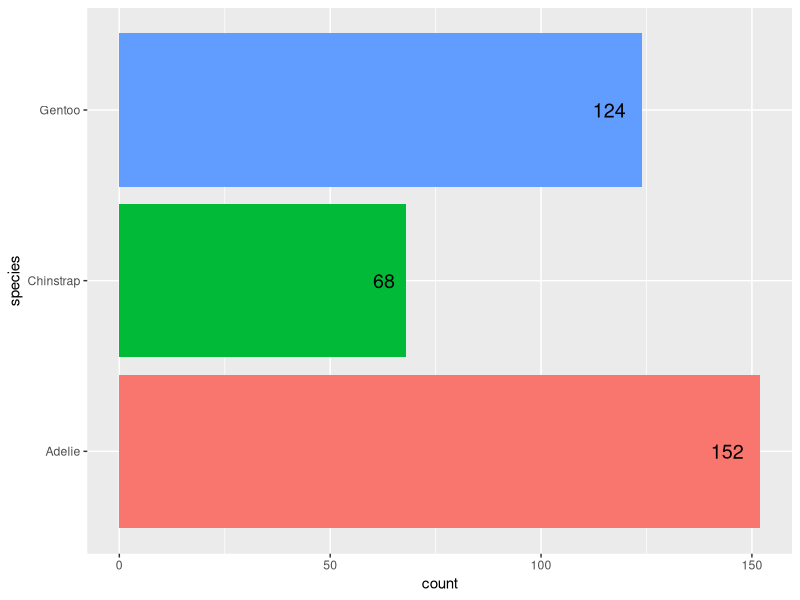
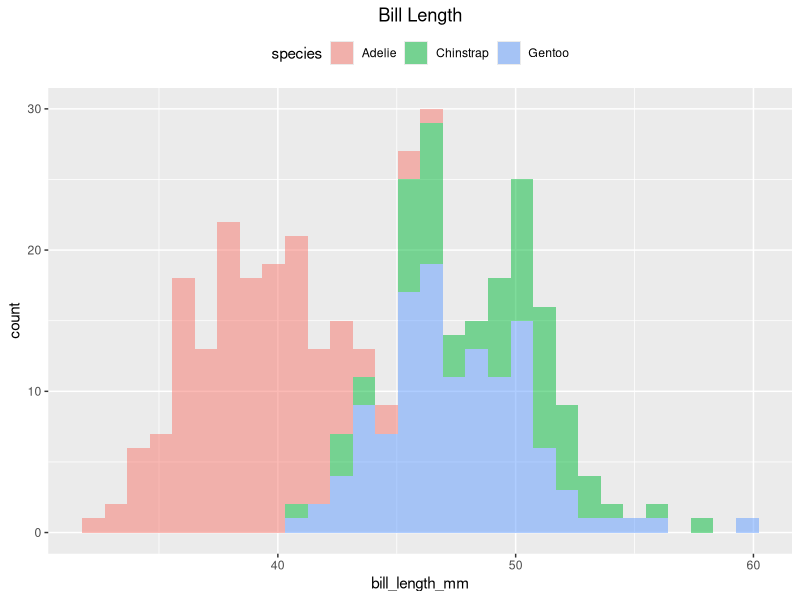
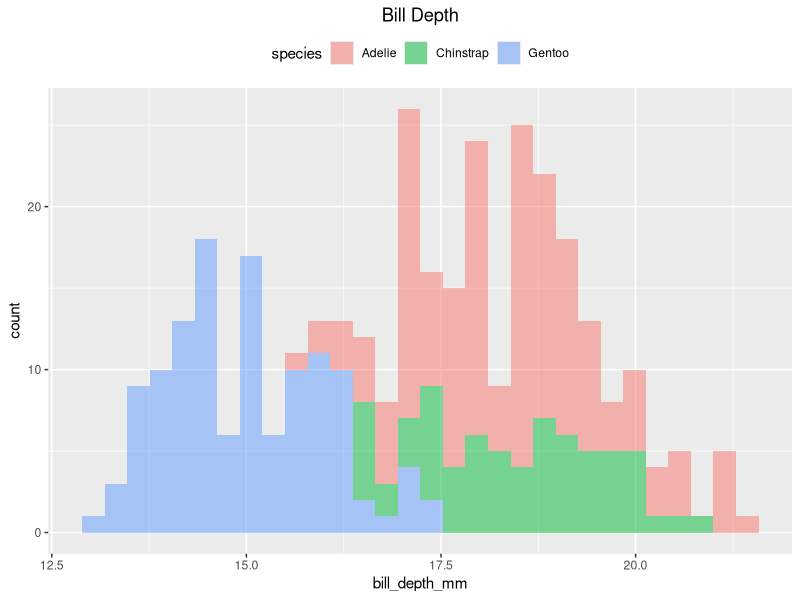
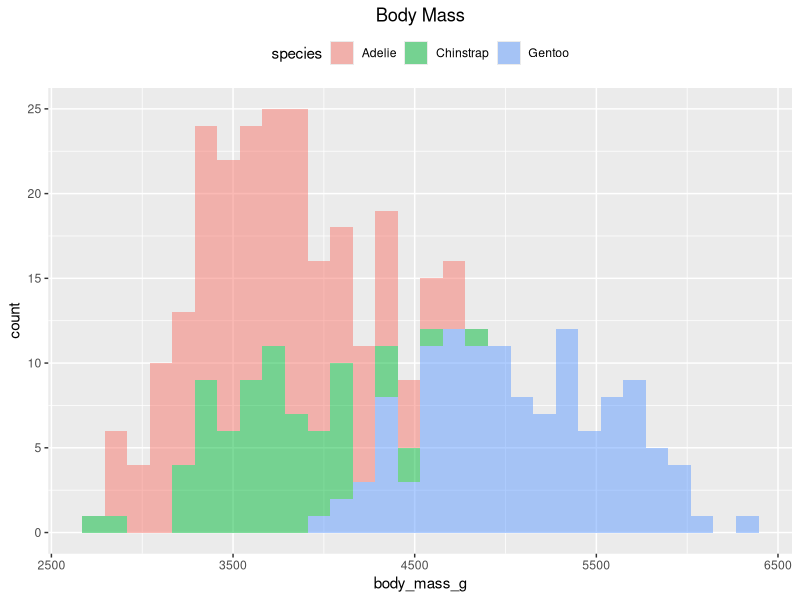
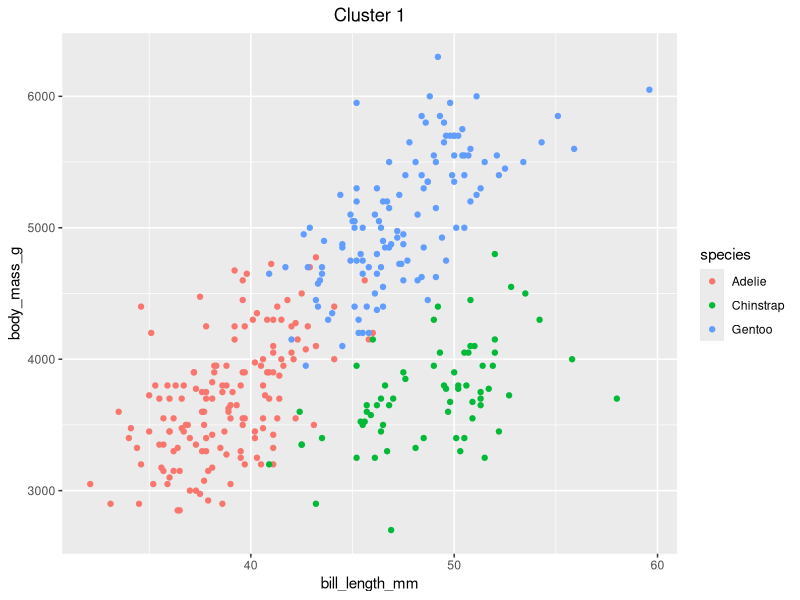
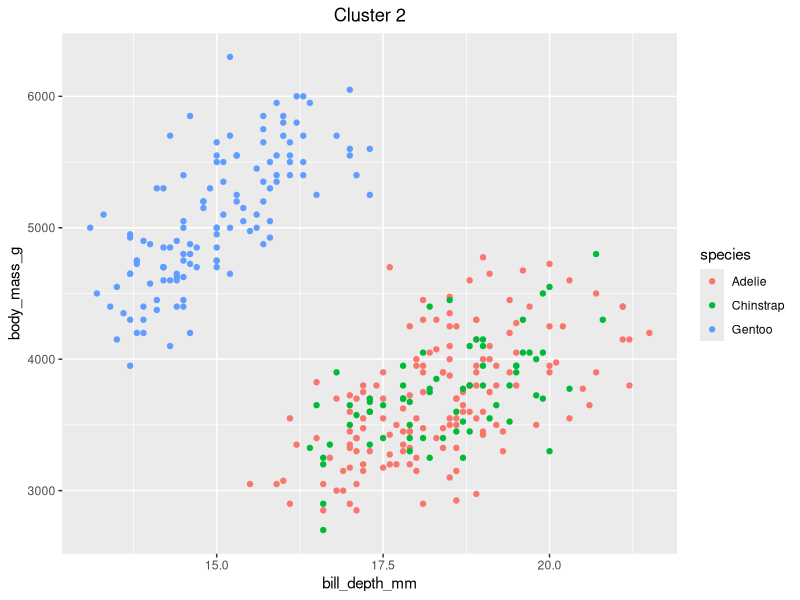
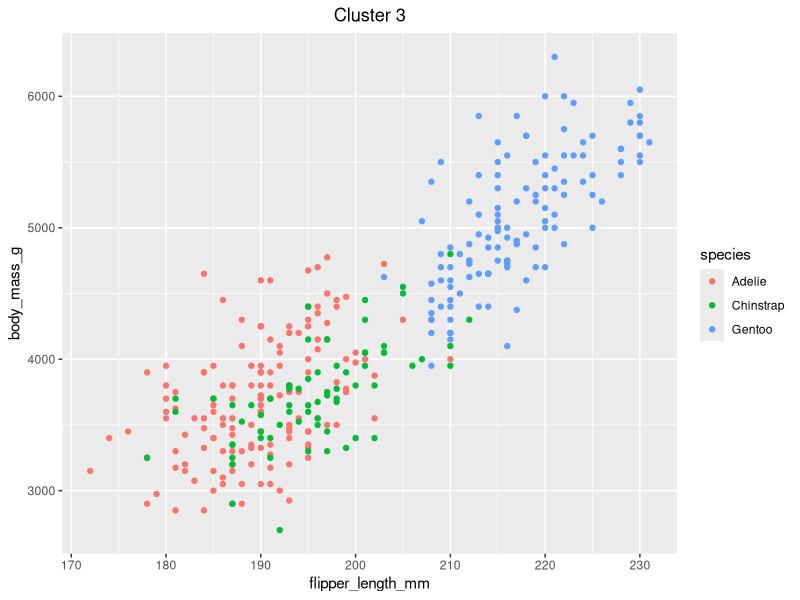

The R script that drew these images, in order: (Note: this script raises an error after producing the figures.)

install.packages("palmerpenguins")


library(palmerpenguins)
library(tidyverse)
library(ggplot2)
library(Hmisc)


data <- penguins
  


# Exploratory data analysis

# Distribution of observations by species
data %>% 
  ggplot(aes(y = species, fill = species))+
  geom_bar()+
  geom_text(aes(label = ..count..), stat = "count", hjust=1.5, colour = "black", size = 5)+
  theme(legend.position = "none")


data %>% 
  ggplot(aes(x = bill_length_mm, fill = species))+
  geom_histogram(alpha = 0.5)+
  theme(legend.position = "top",
        plot.title = element_text(hjust = 0.5))+
  ggtitle("Bill Length")


data %>% 
  ggplot(aes(x = bill_depth_mm, fill = species))+
  geom_histogram(alpha = 0.5)+
  theme(legend.position = "top",
        plot.title = element_text(hjust = 0.5))+
  ggtitle("Bill Depth")


data %>% 
  ggplot(aes(x = body_mass_g, fill = species))+
  geom_histogram(alpha = 0.5)+
  theme(legend.position = "top",
        plot.title = element_text(hjust = 0.5))+
  ggtitle("Body Mass")


# Difference between male/female, per species
data %>% 
  filter(!is.na(sex)) %>% 
  filter(species == "Adelie") %>% 
  group_by(sex) %>% 
  summarise(avg_bill_length = mean(bill_length_mm, na.rm = TRUE),
            avg_bill_depth = mean(bill_depth_mm, na.rm = TRUE),
            avg_flipper_lengt = mean(flipper_length_mm, na.rm = TRUE),
            avg_weight_g = mean(body_mass_g, na.rm = TRUE))



data %>% 
  filter(!is.na(sex)) %>% 
  filter(species == "Gentoo") %>% 
  group_by(sex) %>% 
  summarise(avg_bill_length = mean(bill_length_mm, na.rm = TRUE),
            avg_bill_depth = mean(bill_depth_mm, na.rm = TRUE),
            avg_flipper_lengt = mean(flipper_length_mm, na.rm = TRUE),
            avg_weight_g = mean(body_mass_g, na.rm = TRUE))



data %>% 
  filter(!is.na(sex)) %>% 
  filter(species == "Chinstrap") %>% 
  group_by(sex) %>% 
  summarise(avg_bill_length = mean(bill_length_mm, na.rm = TRUE),
            avg_bill_depth = mean(bill_depth_mm, na.rm = TRUE),
            avg_flipper_lengt = mean(flipper_length_mm, na.rm = TRUE),
            avg_weight_g = mean(body_mass_g, na.rm = TRUE))


# 1. Predicting body mass using linear regression
# Cluster Visualisation for body mass
data %>% 
  ggplot(aes(x = bill_length_mm, y = body_mass_g, colour = species))+
  geom_point()+
  ggtitle("Cluster 1")+
  theme(plot.title = element_text(hjust = 0.5))


data %>% 
  ggplot(aes(x = bill_depth_mm, y = body_mass_g, colour = species))+
  geom_point()+
  ggtitle("Cluster 2")+
  theme(plot.title = element_text(hjust = 0.5))


data %>% 
  ggplot(aes(x = flipper_length_mm, y = body_mass_g, colour = species))+
  geom_point()+
  ggtitle("Cluster 3")+
  theme(plot.title = element_text(hjust = 0.5))

# Linear Regression Model

# initial model
model_bodymass_full <- lm(data = data,
   body_mass_g ~ species*sex + island + bill_length_mm + bill_depth_mm)

step(model_bodymass) # omitting island due to AIC criterion

model_bodymass <- lm(data = data,
                     body_mass_g ~ species*sex + island + bill_length_mm + bill_depth_mm)
